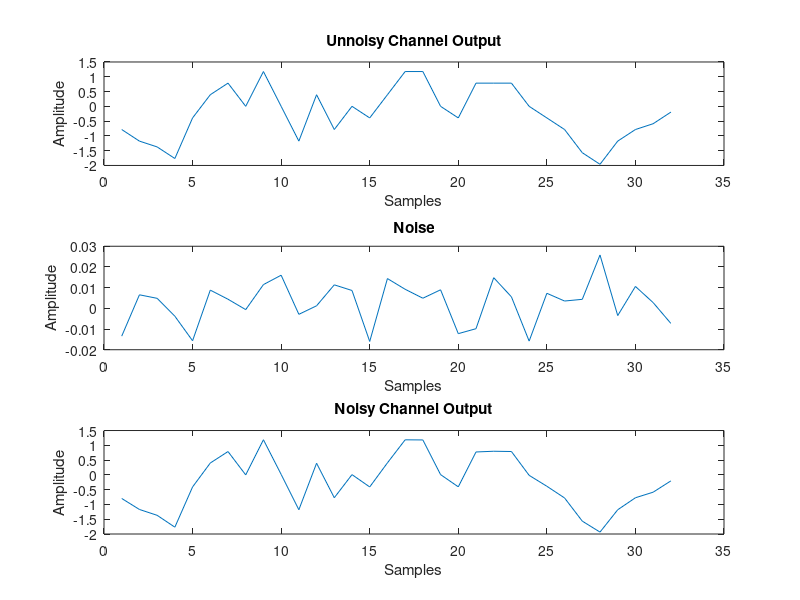

The MATLAB source for this figure: (Note: this script raises an error after producing the figure.)
%================================================

clc
clear 
close all

%===========================================================

% Parameters
N                =              20;                           % Length of input vector d
W                =              5;                            % Length of impulse response
L                =              N + W - 1;                    % Total length after adding tail bits
sigma            =              0.01;                         % Noise standard deviation
d                =              randi([0, 1], 1, N) * 2 - 1;  % Generate random bipolar input vector {-1, +1}
h                =              [1, 1/2, 1/4, 1/2, 1/4];
h                =              h / norm(h);                  % Normalize impulse response

% Add tail bits
d = [-ones(1, W-1), d, -ones(1, W-1)];

e_u = conv(d, h);  % Transmitted signal
n = sigma * randn(1, length(e_u));
e = e_u + n;  % Received signal

figure
subplot(311)
plot(e_u)
xlabel('Samples')
ylabel('Amplitude')
title('Unnoisy Channel Output')
subplot(312)
plot(n)
xlabel('Samples')
ylabel('Amplitude')
title('Noise')
subplot(313)
plot(e)
xlabel('Samples')
ylabel('Amplitude')
title('Noisy Channel Output')


% Viterbi Algorithm for ML Detection
M = 2^(W-1);          % Number of states in trellis
trellis = zeros(M, length(d));
pathMetric = inf(M, L);  % Path metrics (initialize to inf)
pathMetric(:, 1) = 0;    % Start from state 0
survivorPath = zeros(M, L);
beststate    = zeros(1,L);
% Trellis computation
bestmetric = 0;
for t = 1:L-1
    for state = 0:M-1
        for input = [-1, 1]
            prevState = state  ; % bitshift(state, -1) + (input == 1) * 2^(W-2)
            temp = [state2bits(prevState, W-1), input];
            output = conv(temp, h, 'valid');
            branchMetric = (e(t+W-1) - output)^2;

            newMetric = bestmetric + branchMetric;
            if newMetric < pathMetric(state + 1, t+1)
                pathMetric(state + 1, t+1) = newMetric;
                pathMetric(state + 1, t+1,2) = input;
                survivorPath(state + 1, t+1) = prevState;
            end
        end
    end
    [bestmetric,beststate(t+1)] = min(pathMetric(:,t+1,1));
    beststate(t+1) = beststate(t+1)-1;
end
beststate(L+1) = 0;
beststate = beststate(2:end);
[~,b] = min(pathMetric(:,:,1));
for i = 1 : L-1
    det1(i) = pathMetric(b(i+1),i+1,2);
end
det1(L) = -1;

% Traceback to determine ML sequence
finalState = 0;
detected = det1;

for t = 1 : L
     survivorPath(:,t) = beststate(t);
end

% Plot the Channel Trellis Diagram
figure;
hold on;
xlim([1, L]);
ylim([0, M]);
for t = 1:L-1
    for state = 0:M-1
        for input = [-1, 1]
            prevState = bitshift(state, -1) + (input == 1) * 2^(W-2);
            plot([t, t+1], [prevState+1, state+1], 'b'); % Trellis branches
        end
    end
end

% Highlight the Path Associated with Detected Data
for t = 1:L-1
    plot([t, t+1], [beststate(t)+1, beststate(t+1)+1], 'r', 'LineWidth', 2);
end



% Highlight Initial and Final States
scatter(1, 1, 100, 'g', 'filled', 'DisplayName', 'Initial State');
scatter(L, finalState + 1, 100, 'r', 'filled', 'DisplayName', 'Final State');
xlabel('Time Index'); ylabel('State');
title('Channel Trellis Diagram');
grid on;
hold off;

% Plot the Trellis Diagram at Detector
detectedPath = beststate;
figure;
hold on;
xlim([1, L]);
ylim([0, M]);
for t = 1:L-1
    for state = 0:M-1
        for input = [-1, 1]
            prevState = bitshift(state, -1) + (input == 1) * 2^(W-2);
            plot([t, t+1], [prevState+1, state+1], 'b'); % Trellis branches
        end
    end
end

% Highlight the Path Associated with Detected Data
for t = 1:L-1
    plot([t, t+1], [detectedPath(t)+1, detectedPath(t+1)+1], 'r', 'LineWidth', 2);
end

% Highlight Initial and Final States
scatter(1, detectedPath(1)+1, 100, 'g', 'filled', 'DisplayName', 'Initial State');
scatter(L, detectedPath(L)+1, 100, 'r', 'filled', 'DisplayName', 'Final State');
xlabel('Time Index'); ylabel('State');
title('Trellis Diagram with Detected Path');
grid on;
hold off;

%%

% Plot Survivor and Concurrent Paths with LLRs
figure;
hold on;
xlim([1, L]);
ylim([0, M]);

% Highlight Survivor Paths
currentState = detectedPath(L);
for t = L:-1:2
    prevState = survivorPath(currentState + 1, t);
    plot([t-1, t], [prevState+1, currentState+1], 'r', 'LineWidth', 2); % Survivor path
    currentState = prevState;
end

% Highlight Concurrent Paths
for t = L:-1:2
    for state = 0:M-1
        if state ~= survivorPath(detectedPath(t)+1, t) % Non-survivor states
            plot([t-1, t], [state+1, detectedPath(t)+1], 'b--');
        end
    end
end

% Annotate States with LLRs (HUBER and BATTAIL)
METRIC = 'F';
for t = 1:L
    for state = 0:M-1
        llr_huber = calculateLLR(e, t, h, 'huber',METRIC);
        llr_battail = calculateLLR(e, t, h, 'battail',METRIC);
        text(t, state+1, sprintf('H:%.2f\nB:%.2f', llr_huber, llr_battail), 'FontSize', 8, 'HorizontalAlignment', 'center');
    end
end

% Highlight Initial and Final States
scatter(1, detectedPath(1)+1, 100, 'g', 'filled', 'DisplayName', 'Initial State');
scatter(L, detectedPath(L)+1, 100, 'r', 'filled', 'DisplayName', 'Final State');
xlabel('Time Index'); ylabel('State');
title('Survivor and Concurrent Paths with LLR Annotations');
grid on;
hold off;

%%

% Plot Detected Data vs Transmitted Data
figure;
hold on;
stem(1:L, d(W:end), 'b', 'DisplayName', 'Transmitted Data');
stem(1:L, (detected), 'r', 'DisplayName', 'Detected Data', 'LineStyle', '--');
errors = find(d(W:end) ~= detected); % Find error locations
scatter(errors, d(errors), 80, 'k', 'x', 'DisplayName', 'Detection Errors');
legend;
xlabel('Index'); ylabel('Data Value');
title('Comparison of Transmitted and Detected Data');
grid on;
hold off;

%%


% LLR Calculation using Forney Metric
llr_simple = zeros(1, L);
llr_huber = zeros(1, L);
llr_battail = zeros(1, L);

for t = 1:L
    % Compute LLR using Simple Rule
    llr_simple(t) = calculateLLR(e, t, h, 'simple',METRIC);
    
    % Compute LLR using Huber Rule
    llr_huber(t) = calculateLLR(e, t, h, 'huber',METRIC);

    % Compute LLR using Battail Rule
    llr_battail(t) = calculateLLR(e, t, h, 'battail',METRIC);
end

% Display LLRs
figure;
plot(1:L, llr_simple, '-o', 'DisplayName', 'Simple LLR'); hold on;
plot(1:L, llr_huber, '-x', 'DisplayName', 'Huber LLR');
plot(1:L, llr_battail, '-s', 'DisplayName', 'Battail LLR');
legend;
xlabel('Time Index'); ylabel('LLR Value');
title('LLR Comparison');
grid on;

%%

% Plot LLRs Weighted by Detected Data
llr_values = zeros(1, L);
for t = 1:L
    llr_values(t) = calculateLLR(e, t, h, 'huber',METRIC); % Using HUBER as example
end

figure;
stem(1:L, llr_values .* detected, 'filled', 'DisplayName', 'LLRs Weighted by Detected Data');
xlabel('Time Index');
ylabel('Weighted LLRs');
title('LLRs Weighted by Detected Data Sequence');
grid on;
legend;
